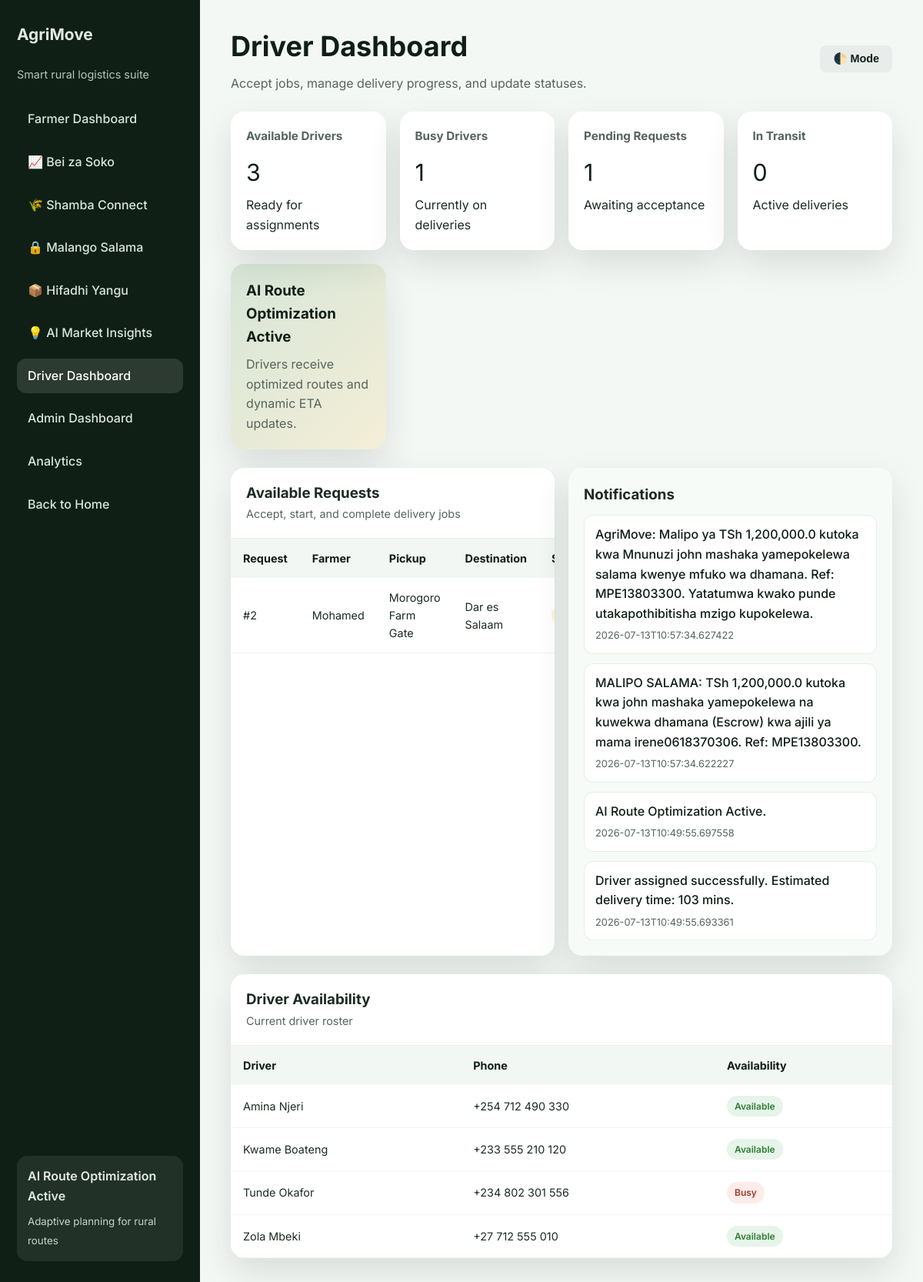
The app's page /driver with its own data.
### tables this page shows
CREATE TABLE requests (
            id INTEGER PRIMARY KEY AUTOINCREMENT,
            farmer_id INTEGER NOT NULL,
            pickup_location TEXT NOT NULL,
            destination TEXT NOT NULL,
            goods_type TEXT NOT NULL,
            quantity TEXT NOT NULL,
            status TEXT NOT NULL,
            driver_id INTEGER,
            eta_minutes INTEGER,
            actual_time INTEGER,
            distance_km REAL,
            price REAL,
            rating INTEGER,
            review TEXT,
            created_at TEXT NOT NULL,
            completed_at TEXT,
            FOREIGN KEY (farmer_id) REFERENCES farmers (id),
            FOREIGN KEY (driver_id) REFERENCES drivers (id)
        );

CREATE TABLE farmers (
            id INTEGER PRIMARY KEY AUTOINCREMENT,
            name TEXT NOT NULL,
            phone TEXT NOT NULL,
            rating REAL DEFAULT 5.0,
            total_requests INTEGER DEFAULT 0,
            total_delivered INTEGER DEFAULT 0,
            member_since TEXT NOT NULL,
            points INTEGER DEFAULT 0
        );

CREATE TABLE notifications (
            id INTEGER PRIMARY KEY AUTOINCREMENT,
            request_id INTEGER,
            message TEXT NOT NULL,
            type TEXT DEFAULT 'info',
            created_at TEXT NOT NULL,
            FOREIGN KEY (request_id) REFERENCES requests (id)
        );

CREATE TABLE drivers (
            id INTEGER PRIMARY KEY AUTOINCREMENT,
            name TEXT NOT NULL,
            phone TEXT NOT NULL,
            availability TEXT NOT NULL,
            rating REAL DEFAULT 5.0,
            total_deliveries INTEGER DEFAULT 0,
            completed_today INTEGER DEFAULT 0,
            earnings REAL DEFAULT 0.0,
            vehicle_type TEXT DEFAULT 'truck',
            points INTEGER DEFAULT 0
        );

### app.py (the view)
@app.route("/driver")
def driver_dashboard():
    conn = get_db_connection()
    requests_rows = conn.execute(
        """
        SELECT r.*, f.name AS farmer_name, f.phone AS farmer_phone,
               d.name AS driver_name, d.phone AS driver_phone
        FROM requests r
        JOIN farmers f ON r.farmer_id = f.id
        LEFT JOIN drivers d ON r.driver_id = d.id
        ORDER BY r.id DESC
        """
    ).fetchall()
    notifications = conn.execute(
        "SELECT * FROM notifications ORDER BY id DESC LIMIT 6"
    ).fetchall()
    drivers = conn.execute("SELECT * FROM drivers ORDER BY name").fetchall()
    counts = summarize_statuses(requests_rows)
    available_drivers = len(
        [driver for driver in drivers if driver["availability"] == "available"]
    )
    busy_drivers = len(drivers) - available_drivers
    conn.close()
    return render_template(
        "driver_dashboard.html",
        active="driver",
        heading="Driver Dashboard",
        subheading="Accept jobs, manage delivery progress, and update statuses.",
        requests=requests_rows,
        notifications=notifications,
        counts=counts,
        drivers=drivers,
        available_drivers=available_drivers,
        busy_drivers=busy_drivers,
    )

### app.py (called while the page is built)
def get_db_connection():
    conn = sqlite3.connect(DATABASE, timeout=10)
    conn.row_factory = sqlite3.Row
    conn.execute("PRAGMA foreign_keys = ON")
    conn.execute("PRAGMA journal_mode = WAL")
    return conn

def summarize_statuses(requests_rows):
    counts = {status: 0 for status in STATUS_FLOW}
    for row in requests_rows:
        if row["status"] in counts:
            counts[row["status"]] += 1
    return counts

### templates/driver_dashboard.html (shortened to what this page needs)
{% extends "dashboard_base.html" %}
{% block content %}
  <section class="dashboard-grid">
    <div class="card stat-card">
      <h3>Available Drivers</h3>
      <p class="stat-value">{{ available_drivers }}</p>
      <span>Ready for assignments</span>
    </div>
    <div class="card stat-card">
      <h3>Busy Drivers</h3>
      <p class="stat-value">{{ busy_drivers }}</p>
      <span>Currently on deliveries</span>
    </div>
    <div class="card stat-card">
      <h3>Pending Requests</h3>
      <p class="stat-value">{{ counts["Pending"] }}</p>
      <span>Awaiting acceptance</span>
    </div>
    <div class="card stat-card">
      <h3>In Transit</h3>
      <p class="stat-value">{{ counts["In Transit"] }}</p>
      <span>Active deliveries</span>
    </div>
    <div class="card ai-card">
      <h3>AI Route Optimization Active</h3>
      <p>Drivers receive optimized routes and dynamic ETA updates.</p>
    </div>
  </section>
  <section class="dashboard-two">
    <div class="card table-card">
      <div class="table-header">
        <h3>Available Requests</h3>
        <span>Accept, start, and complete delivery jobs</span>
      </div>
      <div class="table-responsive">
        <table class="data-table">
          <thead>
            <tr>
              <th>Request</th>
              <th>Farmer</th>
              <th>Pickup</th>
              <th>Destination</th>
              <th>Status</th>
            </tr>
          </thead>
          <tbody>
            {% if requests %}
              {% for req in requests %}
                <tr>
                  <td>#{{ req["id"] }}</td>
                  <td>{{ req["farmer_name"] }}</td>
                  <td>{{ req["pickup_location"] }}</td>
                  <td>{{ req["destination"] }}</td>
                  <td>
                    <span class="status-badge status-{{ req["status"]|lower|replace(' ', '-') }}">
                    </span>
                  </td>
                </tr>
              {% endfor %}
            {% else %}
              <tr>
                <td colspan="7" class="empty-state">No requests available yet.</td>
              </tr>
            {% endif %}
          </tbody>
        </table>
      </div>
    </div>
    <div class="card notification-panel">
      <h3>Notifications</h3>
      <div class="notification-list">
        {% if notifications %}
          {% for note in notifications %}
            <div class="notification-card">
              <p>{{ note["message"] }}</p>
              <span>{{ note["created_at"] }}</span>
            </div>
          {% endfor %}
        {% else %}
          <p class="muted-text">No notifications yet.</p>
        {% endif %}
      </div>
    </div>
  </section>
  <section class="card table-card">
    <div class="table-header">
      <h3>Driver Availability</h3>
      <span>Current driver roster</span>
    </div>
    <div class="table-responsive">
      <table class="data-table">
        <thead>
          <tr>
            <th>Driver</th>
            <th>Phone</th>
            <th>Availability</th>
          </tr>
        </thead>
        <tbody>
          {% for driver in drivers %}
            <tr>
              <td>{{ driver["name"] }}</td>
              <td>{{ driver["phone"] }}</td>
              <td>
                <span class="status-badge status-{{ driver["availability"] }}">
                  {{ driver["availability"] }}
                </span>
              </td>
            </tr>
          {% endfor %}
        </tbody>
      </table>
    </div>
  </section>
{% endblock %}

### static/css/styles.css (style rules this page uses)
:root { --green: #2f7d32; --green-dark: #1f5c24; --green-light: #e6f4ea; --gold: #f2c14e; --dark: #0f1f16; --text: #1d2b22; --muted: #56645c; --white: #ffffff; --shadow: 0 18px 45px rgba(15, 31, 22, 0.12); --bg-light: #f7faf8; --card-bg: #ffffff; }
* { box-sizing: border-box; margin: 0; padding: 0; }
body { font-family: "Inter", sans-serif; color: var(--text); background: var(--bg-light); line-height: 1.6; transition: background 0.3s ease, color 0.3s ease; }
html { scroll-behavior: smooth; }
.dashboard-body { background: #f4f8f5; }
.dashboard-grid { display: grid; grid-template-columns: repeat(auto-fit, minmax(180px, 1fr)); gap: 18px; }
.dashboard-two { display: grid; grid-template-columns: repeat(auto-fit, minmax(280px, 1fr)); gap: 18px; }
.card { background: var(--card-bg); border-radius: 18px; padding: 20px; box-shadow: var(--shadow); transition: transform 0.2s ease, box-shadow 0.2s ease; }
.stat-card h3 { font-size: 0.95rem; color: var(--muted); margin-bottom: 10px; }
.stat-value { font-size: 1.9rem; color: var(--dark); margin-bottom: 6px; }
.ai-card { background: linear-gradient(135deg, rgba(47, 125, 50, 0.15), rgba(242, 193, 78, 0.18)); }
.ai-card h3 { color: var(--dark); margin-bottom: 8px; }
.ai-card p { color: var(--muted); }
.notification-panel { background: #f7fbf8; }
.notification-list { display: grid; gap: 12px; margin-top: 12px; }
.notification-card { background: var(--white); border-radius: 12px; padding: 12px 14px; border: 1px solid rgba(47, 125, 50, 0.12); }
.notification-card p { color: var(--dark); font-weight: 500; }
.notification-card span { display: block; margin-top: 6px; font-size: 0.8rem; color: var(--muted); }
.table-card { padding: 0; overflow: hidden; }
.table-header { padding: 18px 20px; border-bottom: 1px solid rgba(15, 31, 22, 0.08); }
.table-header span { color: var(--muted); font-size: 0.9rem; }
.table-responsive { overflow-x: auto; }
.data-table { width: 100%; border-collapse: collapse; min-width: 600px; }
.data-table th, .data-table td { padding: 14px 16px; text-align: left; font-size: 0.9rem; }
.data-table thead { background: #f2f7f3; color: var(--dark); }
.data-table tbody tr { border-bottom: 1px solid rgba(15, 31, 22, 0.05); }
.status-badge { display: inline-flex; align-items: center; padding: 4px 10px; border-radius: 999px; font-size: 0.75rem; font-weight: 600; text-transform: capitalize; }
.status-pending { background: #fff5d5; color: #8a6d3b; }
.status-available { background: #e6f4ea; color: #2f7d32; }
.status-busy { background: #fdecea; color: #a33a2c; }

### records on screen
requests: id "2", farmer_name "Mohamed", pickup_location "Morogoro Farm Gate", destination "Dar es Salaam"
notifications: message "AgriMove: Malipo ya TSh 1,200,000.0 kutoka kwa Mnunuzi john mashaka yamepokelewa salama kwenye mfuko wa dhamana. Ref: MPE13803300. Yatatumwa kwako punde utakapothibitisha mzigo kupokelewa.", created_at "2026-07-13T10:57:34.627422"
notifications: message "MALIPO SALAMA: TSh 1,200,000.0 kutoka kwa john mashaka yamepokelewa na kuwekwa dhamana (Escrow) kwa ajili ya mama irene0618370306. Ref: MPE13803300.", created_at "2026-07-13T10:57:34.622227"
notifications: message "AI Route Optimization Active.", created_at "2026-07-13T10:49:55.697558"
notifications: message "Driver assigned successfully. Estimated delivery time: 103 mins.", created_at "2026-07-13T10:49:55.693361"
drivers: name "Amina Njeri", phone "+254 712 490 330", availability "Available"
drivers: name "Kwame Boateng", phone "+233 555 210 120", availability "Available"
drivers: name "Tunde Okafor", phone "+234 802 301 556", availability "Busy"
drivers: name "Zola Mbeki", phone "+27 712 555 010", availability "Available"

### other values on screen
{{ heading }} "Driver Dashboard"
{{ subheading }} "Accept jobs, manage delivery progress, and update statuses."
{{ available_drivers }} "3"
{{ busy_drivers }} "1"
{{ counts["Pending"] }} "1"
{{ counts["In Transit"] }} "0"
